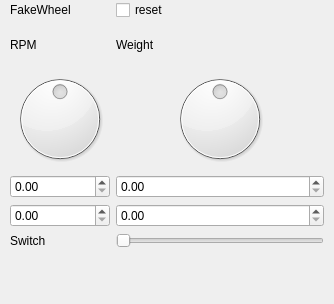
<?xml version="1.0" encoding="UTF-8"?>
<ui version="4.0">
 <class>FakeWheel</class>
 <widget class="QWidget" name="FakeWheel">
  <property name="geometry">
   <rect>
    <x>0</x>
    <y>0</y>
    <width>334</width>
    <height>304</height>
   </rect>
  </property>
  <property name="sizePolicy">
   <sizepolicy hsizetype="Minimum" vsizetype="Minimum">
    <horstretch>0</horstretch>
    <verstretch>0</verstretch>
   </sizepolicy>
  </property>
  <property name="windowTitle">
   <string>Form</string>
  </property>
  <widget class="QWidget" name="layoutWidget">
   <property name="geometry">
    <rect>
     <x>10</x>
     <y>0</y>
     <width>314</width>
     <height>290</height>
    </rect>
   </property>
   <layout class="QGridLayout" name="gridLayout">
    <item row="0" column="1">
     <widget class="QCheckBox" name="reset">
      <property name="text">
       <string>reset</string>
      </property>
     </widget>
    </item>
    <item row="6" column="0">
     <widget class="QDoubleSpinBox" name="rpm_upper"/>
    </item>
    <item row="2" column="0">
     <widget class="QDial" name="rpm">
      <property name="minimum">
       <number>-1000</number>
      </property>
      <property name="maximum">
       <number>999</number>
      </property>
     </widget>
    </item>
    <item row="7" column="0">
     <widget class="QLabel" name="label_2">
      <property name="text">
       <string>Switch</string>
      </property>
     </widget>
    </item>
    <item row="6" column="1">
     <widget class="QDoubleSpinBox" name="amps_upper"/>
    </item>
    <item row="4" column="0">
     <widget class="QDoubleSpinBox" name="rpm_lower">
      <property name="value">
       <double>0.000000000000000</double>
      </property>
     </widget>
    </item>
    <item row="2" column="1">
     <widget class="QDial" name="pos">
      <property name="minimum">
       <number>-1000</number>
      </property>
      <property name="maximum">
       <number>999</number>
      </property>
     </widget>
    </item>
    <item row="1" column="0">
     <widget class="QLabel" name="label_rpm">
      <property name="text">
       <string>RPM</string>
      </property>
     </widget>
    </item>
    <item row="0" column="0">
     <widget class="QLabel" name="label">
      <property name="text">
       <string>FakeWheel</string>
      </property>
     </widget>
    </item>
    <item row="1" column="1">
     <widget class="QLabel" name="label_amps">
      <property name="text">
       <string>Weight</string>
      </property>
     </widget>
    </item>
    <item row="4" column="1">
     <widget class="QDoubleSpinBox" name="amps_lower"/>
    </item>
    <item row="7" column="1">
     <widget class="QSlider" name="switch_slider">
      <property name="maximum">
       <number>2</number>
      </property>
      <property name="pageStep">
       <number>1</number>
      </property>
      <property name="orientation">
       <enum>Qt::Horizontal</enum>
      </property>
     </widget>
    </item>
    <item row="8" column="0" colspan="2">
     <layout class="QHBoxLayout" name="horizontalLayout">
      <item>
       <widget class="QWidget" name="led0" native="true"/>
      </item>
      <item>
       <widget class="QWidget" name="led1" native="true"/>
      </item>
      <item>
       <widget class="QWidget" name="led2" native="true"/>
      </item>
      <item>
       <widget class="QWidget" name="led3" native="true"/>
      </item>
      <item>
       <widget class="QWidget" name="led4" native="true"/>
      </item>
      <item>
       <widget class="QWidget" name="led5" native="true"/>
      </item>
      <item>
       <widget class="QWidget" name="led6" native="true"/>
      </item>
      <item>
       <widget class="QWidget" name="led7" native="true"/>
      </item>
      <item>
       <widget class="QWidget" name="led8" native="true"/>
      </item>
     </layout>
    </item>
   </layout>
  </widget>
 </widget>
 <resources/>
 <connections/>
</ui>
